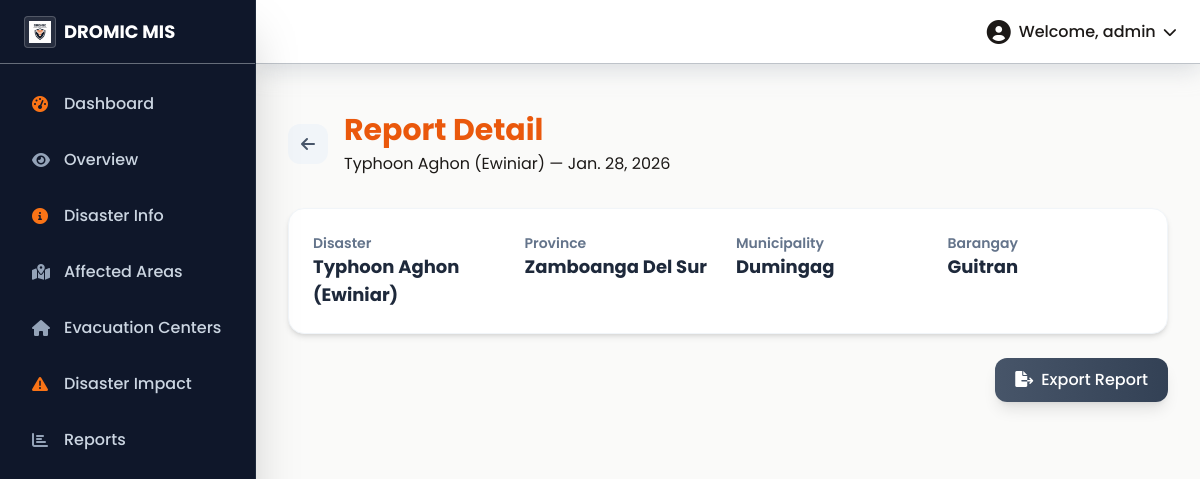
The app's page /reports/28/ with its own data.
### core/models.py (models this page shows, shortened)
class DROMICReport(models.Model):
    disaster = models.ForeignKey(Disaster, on_delete=models.CASCADE)
    province = models.ForeignKey(Province, on_delete=models.CASCADE)
    municipality = models.ForeignKey(Municipality, on_delete=models.CASCADE)
    barangay = models.ForeignKey(Barangay, on_delete=models.CASCADE)
    date = models.DateField()
    affected_areas = models.ManyToManyField(AffectedArea)
    displaced_populations = models.ManyToManyField(DisplacedPopulation)
    sex_age_distributions = models.ManyToManyField(SexAgeDistribution)
    sectoral_distributions = models.ManyToManyField(SectoralDistribution)
    damaged_houses = models.ManyToManyField(DamagedHouse)
    relief_operations = models.ManyToManyField(ReliefOperation)
    early_recovery = models.ManyToManyField(EarlyRecovery)
    families = models.ManyToManyField(Family)
    created_at = models.DateTimeField(auto_now_add=True)
    updated_at = models.DateTimeField(auto_now=True)

class Disaster(models.Model):
    name = models.CharField(max_length=255)
    description = models.TextField()
    date_occurred = models.DateField()

class Province(models.Model):
    code = models.CharField(max_length=20, unique=True)
    name = models.CharField(max_length=255)
    longitude = models.FloatField(null=True, blank=True)
    latitude = models.FloatField(null=True, blank=True)

class Municipality(models.Model):
    code = models.CharField(max_length=20, unique=True)
    name = models.CharField(max_length=255)
    province = models.ForeignKey(Province, related_name='municipalities', on_delete=models.CASCADE)
    longitude = models.FloatField(null=True, blank=True)
    latitude = models.FloatField(null=True, blank=True)

class Barangay(models.Model):
    code = models.CharField(max_length=20, unique=True)
    name = models.CharField(max_length=255)
    municipality = models.ForeignKey(Municipality, related_name='barangays', on_delete=models.CASCADE)
    longitude = models.FloatField(null=True, blank=True)
    latitude = models.FloatField(null=True, blank=True)

### core/views.py (the view)
# urls.py: path('reports/<int:report_id>/', views.report_detail, name='report_detail'),
def report_detail(request, report_id):
    report = get_object_or_404(DROMICReport, id=report_id)
    context = {
        'report': report,
        'affected_areas': report.affected_areas.all(),
        'displaced_populations': report.displaced_populations.all(),
        'damaged_houses': report.damaged_houses.all(),
        'relief_operations': report.relief_operations.all(),
    }
    return render(request, 'core/report_detail.html', context)

### core/templates/core/report_detail.html (shortened to what this page needs)
{% extends 'base.html' %}
{% load humanize %}
{% block content %}
<div class="container-fluid mt-4">
    <div class="flex items-center mb-8">
        <a href="{% url 'report_list' %}" class="mr-4 w-10 h-10 bg-slate-100 rounded-xl flex items-center justify-center text-slate-600 hover:bg-slate-200 transition-colors">
            <i class="fas fa-arrow-left"></i>
        </a>
        <div>
            <h1 class="text-3xl font-bold text-dromic-navy">Report Detail</h1>
            <p class="text-dromic-slate mt-1">{{ report.disaster.name }} — {{ report.date }}</p>
        </div>
    </div>
    <div class="bg-white rounded-2xl shadow-md border border-slate-100 p-6 mb-6">
        <div class="grid grid-cols-2 md:grid-cols-4 gap-4">
            <div>
                <p class="text-slate-500 text-sm font-semibold">Disaster</p>
                <p class="text-lg font-bold text-slate-800">{{ report.disaster.name }}</p>
            </div>
            <div>
                <p class="text-slate-500 text-sm font-semibold">Province</p>
                <p class="text-lg font-bold text-slate-800">{{ report.province.name }}</p>
            </div>
            <div>
                <p class="text-slate-500 text-sm font-semibold">Municipality</p>
                <p class="text-lg font-bold text-slate-800">{{ report.municipality.name }}</p>
            </div>
            <div>
                <p class="text-slate-500 text-sm font-semibold">Barangay</p>
                <p class="text-lg font-bold text-slate-800">{{ report.barangay.name }}</p>
            </div>
        </div>
    </div>
    <div class="flex justify-end">
        <a href="{% url 'export_report_pdf' report.id %}" class="px-5 py-2.5 rounded-xl bg-gradient-to-r from-slate-600 to-slate-700 text-white font-medium hover:from-slate-700 hover:to-slate-800 transition-all shadow-lg">
            <i class="fas fa-file-export mr-2"></i>Export Report
        </a>
    </div>
</div>
{% endblock %}

### static/css/styles.css (style rules this page uses)
:root { --primary-color: #EA580C; --secondary-color: #334155; --accent-color: #334155; --text-color: #1C1917; --shadow-light: #FFFFFF; --shadow-dark: #CBD5E1; --background-color: #FAFAF9; }
body { font-family: 'Ubuntu', sans-serif; background-color: var(--background-color); color: var(--text-color); }

### core/templates/base.html (style rules this page uses)
body { background-color: #FAFAF9; font-family: 'Poppins', sans-serif; }
h1, h2, h3, h4, h6 { font-weight: 700; color: #EA580C; }

### records on screen
DROMICReport: disaster.name "Typhoon Aghon (Ewiniar)", date "Jan. 28, 2026", province.name "Zamboanga Del Sur", municipality.name "Dumingag", barangay.name "Guitran"
